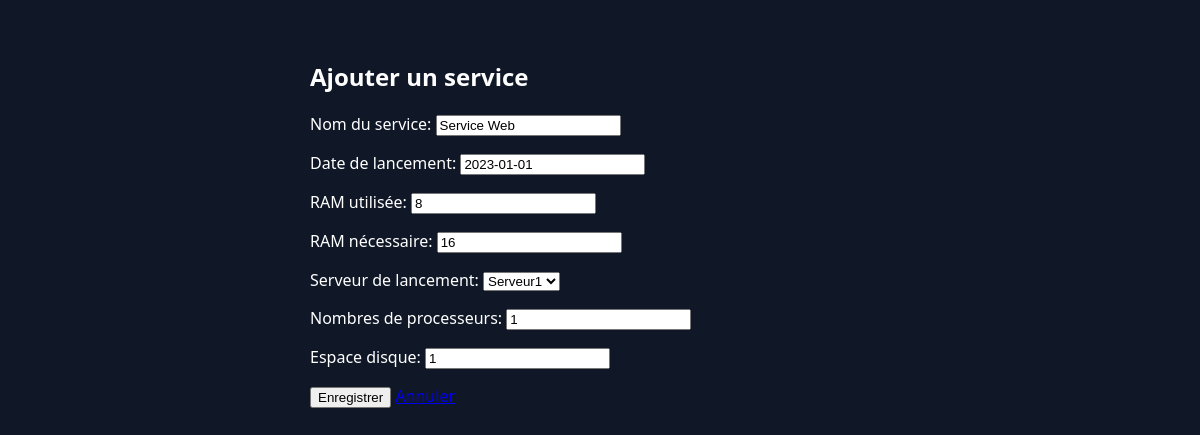
Page /service/update/1/ on the committed database.
### serveur/models.py (models this page shows, shortened)
class Services(models.Model):
    nom = models.CharField(max_length=100, blank=False)
    date_lancement = models.DateField(blank=False)
    ram_util = models.IntegerField(blank=False)
    ram_ness = models.IntegerField(blank=False)
    serveur_lanc = models.ForeignKey(Serveurs, on_delete=models.CASCADE)
    cpu = models.IntegerField(blank=False, default=1)
    disk = models.IntegerField(blank=False, default=1)

class Serveurs(models.Model):
    nom = models.CharField(max_length=100, blank=False)
    type = models.ForeignKey(TypeServeurs, on_delete=models.CASCADE)
    cpu = models.IntegerField(blank=False)
    ram = models.IntegerField(blank=False)
    disk = models.IntegerField(blank=False)
    def __str__(self):
        chaine = f"{self.nom}"
        return chaine

### serveur/views.py (the view)
# urls.py: path('service/update/<int:id>/', views.update_service, name='update_service'),
def update_service(request, id):
    service = get_object_or_404(models.Services, pk=id)
    if request.method == "POST":
        form = ServicesForm(request.POST, instance=service)
        if form.is_valid():
            form.save()
            return redirect("list_services")
    else:
        form = ServicesForm(instance=service)
    return render(request, "serveur/service_form.html", {"form": form, "id": id})

### serveur/forms.py (shortened to what this page needs)
class ServicesForm(ModelForm):
    class Meta:
        model = models.Services
        fields = ('nom', 'date_lancement', 'ram_util', 'ram_ness', 'serveur_lanc', 'cpu', 'disk')
        labels = {
            'nom' : _('Nom du service'),
            'date_lancement' : _('Date de lancement'),
            'ram_util' : _('RAM utilisée'),
            'ram_ness' : _('RAM nécessaire'),
            'serveur_lanc' : _('Serveur de lancement'),
            'cpu': _('Nombres de processeurs'),
            'disk': _('Espace disque')
        }

### serveur/templates/serveur/service_form.html (shortened to what this page needs)
{% extends 'serveur/main.html' %}
{% load static %}
{% block content %}
<div class="main-content">
    <h2>Ajouter un service</h2>
    <form method="post">
        {{ form.as_p }}
        <button type="submit" class="btn btn-primary">Enregistrer</button>
        <a href="{% url 'list_services' %}" class="btn btn-secondary">Annuler</a>
    </form>
</div>
{% endblock %}

### serveur/static/serveur/style.css (style rules this page uses)
:root { --primary-color: #2ed8b6; --secondary-color: #4f5d75; --third-color: #2ed8b6b0; --background-color: #101827; --sidebar-bg: #16213e; --text-color: #b2becd; --white: #ffffff; --green: #4CAF50; --green-hover: #45a049; }
body { margin: 0; font-family: 'Segoe UI', Arial, sans-serif; background: var(--background-color); color: var(--white); }
.main-content { margin-left: 260px; padding: 40px 50px; min-height: 100vh; background: var(--background-color); }

### rows in the picture
Services: nom "Service Web", date_lancement "2023-01-01", ram_util "8", ram_ness "16", serveur_lanc "Serveur1", cpu "1", disk "1"
